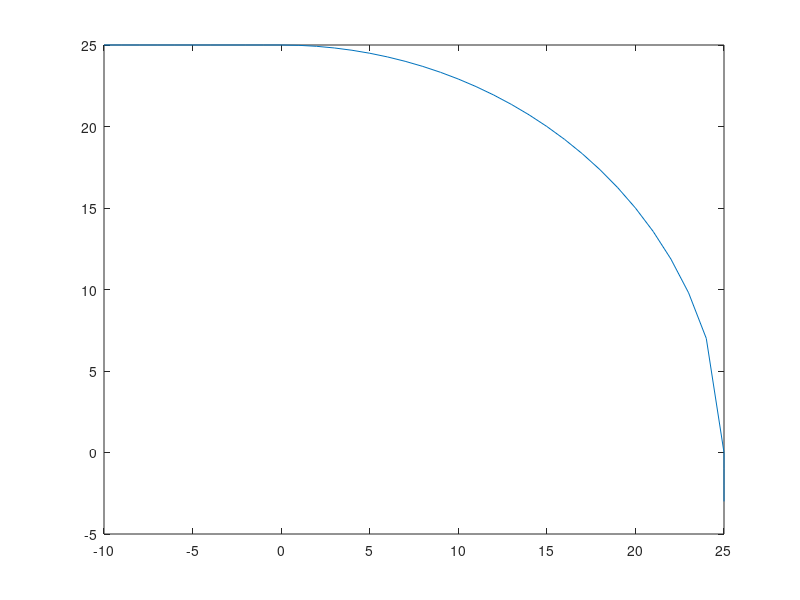

MATLAB code for this plot: (Note: this script raises an error after producing the figure.)
% % % Lap time simulator for OTR FSAE Electric % % %

% This is the main function to initiate a sim
clear; clc;

%% Vehicle Parameters
final_dr = 3.8; %final drive ratio
drv_eff = 1; %driveline efficiency
r_wheel = 0.2286; %radius wheel
wheel_rpm = linspace(0,800,100); %input wheel RPM
v_inst = 0; %m/s instantaenous velocity at the start
g = 9.81; % gravitational acceleration m/s^2
m = 300; %Mass kg
mu = 1.4; %friction Coefficient
Fn = m*g; % Normal Force N
Cd = 0.150; %Drag Coefficient
p = 1.225; % Density Kg/m^3
A = 1.328; %Area m^2

%% Track
x1 = 0:1:25;

y1 = sqrt(25.^2 - x1.^2);
x = [-10:1:-1,x1,25,25,25];
y = [25,25,25,25,25,25,25,25,25,25,y1,-1,-2,-3];
plot(x,y)
for i = 2:length(x)
seg(i) = sqrt((x(i)-x(i-1))^2 + (y(i)-y(i-1))^2);
end
%% Powertrain Parameters
[wp_trq, wc_trq] = emrax_dat(wheel_rpm, final_dr, drv_eff); %peak and cont trq @wheel

%% Max Corner Velocity at Each Point
[Vmax,R] = maxvel(x,y,Cd,A,m,mu,p,g);

%% Max Entry Velocity at Each Point
[Vmax_entry, Fs] = maxvel_entry(Vmax,Cd,A,m,mu,p,g,R,seg);
%plot(x,Vmax_entry, 'r-', x, Vmax, 'bl');

%% Tractive Force Caclulations
[Vinst, a_tractp, a_tractc] = f_tract(cont_trq, peak_trq, r_wheel,m, Cd,A,Vinst,p);

%% Sector Velocity
V_exit = v_inst(accel,seg,V_entry);
